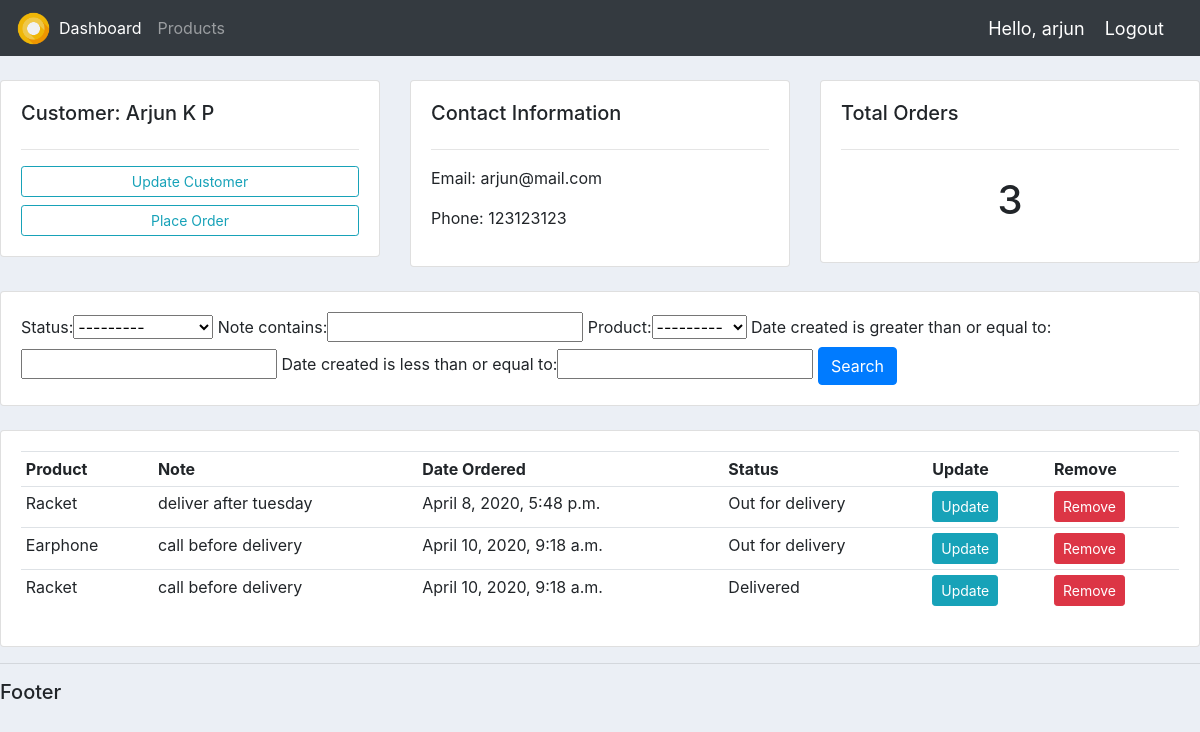
The app's page /customer/1/ (signed in) with its own data.
### accounts/models.py (models this page shows, shortened)
class Customer(models.Model):
	name = models.CharField(max_length = 200, null=True)
	phone = models.CharField(max_length = 200, null=True)
	email = models.CharField(max_length = 200, null=True)
	date_created = models.DateTimeField(auto_now_add=True, null=True)

class Order(models.Model):
	STATUS = (
		('Pending', 'Pending'),
		('Out for delivery', 'Out for delivery'),
		('Delivered', 'Delivered')
		)
	date_created = models.DateTimeField(auto_now_add=True, null=True)
	status = models.CharField(max_length = 200, null=True, choices=STATUS)
	note = models.CharField(max_length= 1000, null=True)
	customer = models.ForeignKey(Customer, null=True, on_delete=models.SET_NULL)
	product = models.ForeignKey(Product, null=True, on_delete=models.SET_NULL)

class Product(models.Model):
	CATEGORY = (
		('Indoor', 'Indoor'),
		('Outdoor', 'Outdoor')
		)
	name = models.CharField(max_length = 200, null=True)
	price = models.FloatField(null=True)
	category = models.CharField(max_length = 200, null=True, choices=CATEGORY)
	description = models.CharField(max_length = 200, null=True, blank=True)
	date_created = models.DateTimeField(auto_now_add=True, null=True)
	tags = models.ManyToManyField(Tag)
	def __str__(self):
		return self.name

### accounts/views.py (the view)
# urls.py: path('customer/<int:pk_cust_id>/', views.customer, name='customer'),
@login_required(login_url='login')
def customer(request, pk_cust_id):
	customer = Customer.objects.get(id=pk_cust_id)
	orders = customer.order_set.all()
	orders_count = orders.count()
	my_filter = order_filter(request.GET, queryset=orders)
	orders = my_filter.qs
	context = {'customer': customer, 'orders': orders, 'orders_count': orders_count, 'my_filter': my_filter}
	return render(request, 'accounts/customer.html', context)

### accounts/templates/accounts/customer.html (shortened to what this page needs)
{% extends 'accounts/base.html' %}
{% block content %}
<br>
<div class="row">
	<div class="col-md">
		<div class="card card-body">
			<h5>Customer: {{customer.name}}</h5>
			<hr>
			<a class="btn btn-outline-info btn-sm btn-block" href="">Update Customer</a>
			<a class="btn btn-outline-info btn-sm btn-block" href="{% url 'create_order' customer.id %}">Place Order</a>
		</div>
	</div>
	<div class="col-md">
		<div class="card card-body">
			<h5>Contact Information</h5>
			<hr>
			<p>Email: {{customer.email}}</p>
			<p>Phone: {{customer.phone}}</p>
		</div>
	</div>
	<div class="col-md">
		<div class="card card-body">
			<h5>Total Orders</h5>
			<hr>
			<h1 style="text-align: center;padding: 10px;">{{orders_count}}</h1>
		</div>
	</div>
</div>
<br>
<div class="row">
	<div class="col">
		<div class="card card-body">
			<form action="" method="get">
				{{my_filter.form}}
				<button class="btn btn-primary" type="submit">Search</button>
			</form>
		</div>
	</div>
</div>
<br>
<div class="row">
	<div class="col-md">
		<div class="card card-body">
			<table class="table table-sm">
				<tr>
					<th>Product</th>
					<th>Note</th>
					<th>Date Ordered</th>
					<th>Status</th>
					<th>Update</th>
					<th>Remove</th>
				</tr>
				{% for order in orders %}
				<tr>
					<td>{{order.product}}</td>
					<td>{{order.note}}</td>
					<td>{{order.date_created}}</td>
					<td>{{order.status}}</td>
					<td><a class="btn btn-sm btn-info" href="{% url 'update_order' order.id %}">Update</a></td>
					<td><a class="btn btn-sm btn-danger" href="{% url 'delete_order' order.id %}">Remove</a></td>
				</tr>
				{% endfor %}
			</table>
		</div>
	</div>
</div>
{% endblock %}

### accounts/templates/accounts/navbar.html (shortened to what this page needs)
{% load static %}
<nav class="navbar navbar-expand-lg navbar-dark bg-dark">
  <a href="{% url 'home' %}">
    <img src="{% static 'images/smirnoff.png' %}" alt="logo" width="35" height="35">
  </a>
  <div class="collapse navbar-collapse" id="navbarNav">
    <ul class="navbar-nav">
      <li class="nav-item active">
        <a class="nav-link" href="{% url 'home' %}">Dashboard</a>
      </li>
      <li class="nav-item">
        <a class="nav-link" href="{% url 'products' %}">Products</a>
      </li>
    </ul>
  </div>
  <span class="hello-msg">Hello, {{request.user}}</span>
  <span><a class="hello-msg logout-button" href="{% url 'logout' %}">Logout</a></span>
</nav>

### static/css/base.css (style rules this page uses)
body { background-color: #ebeff5; }

### accounts/templates/accounts/navbar.html (style rules this page uses)
.hello-msg { color: #fff; font-size: 18px; margin-right: 20px }

### records on screen
Customer: name "Arjun K P", email "arjun@mail.com", phone "123123123"
Order: product "Racket", note "deliver after tuesday", date_created "April 8, 2020, 5:48 p.m.", status "Out for delivery"
Order: product "Earphone", note "call before delivery", date_created "April 10, 2020, 9:18 a.m.", status "Out for delivery"
Order: product "Racket", note "call before delivery", date_created "April 10, 2020, 9:18 a.m.", status "Delivered"

### other values on screen
{{ request.user }} "arjun"
{{ orders_count }} "3"
